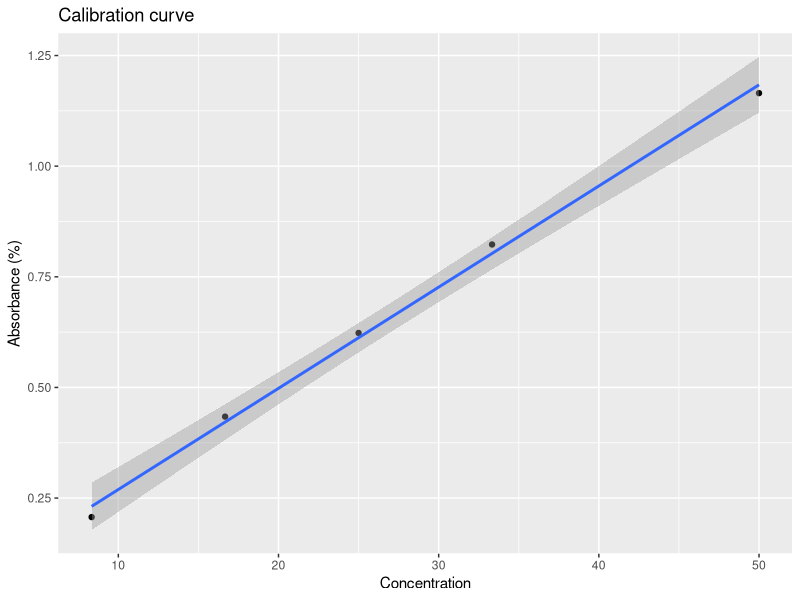
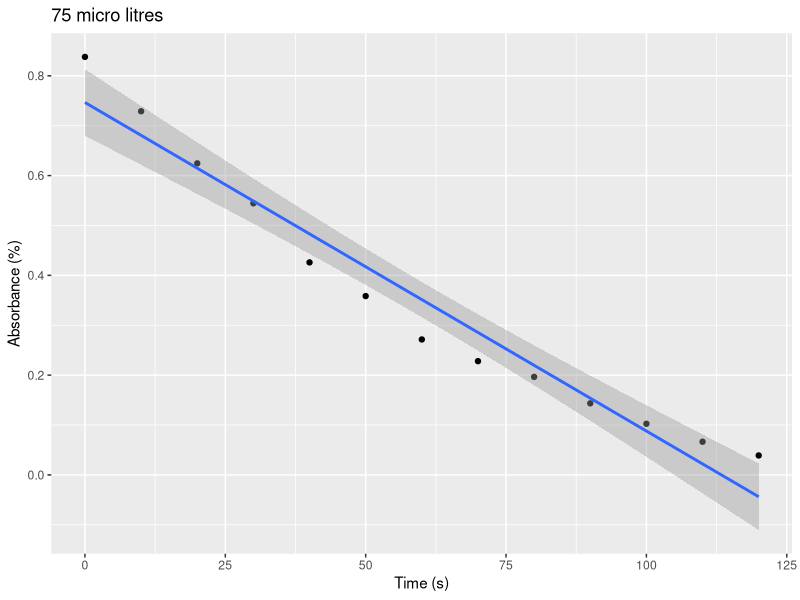
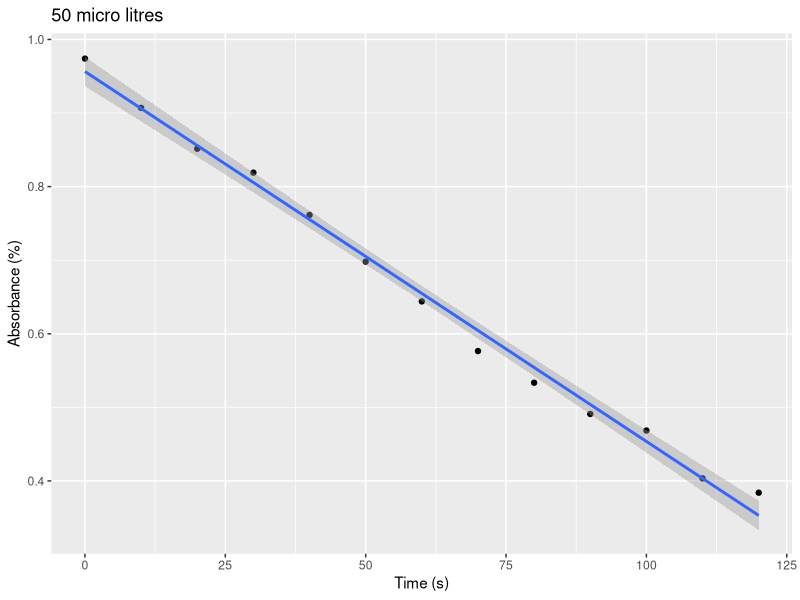
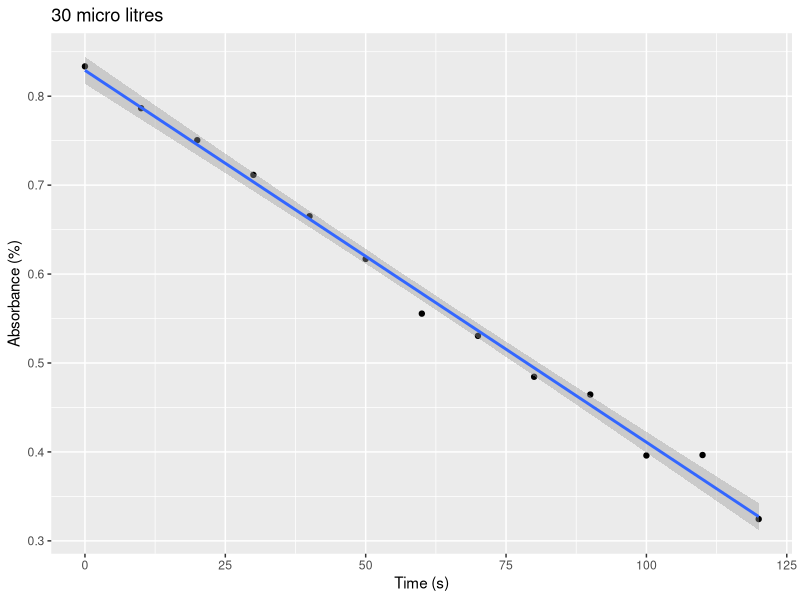
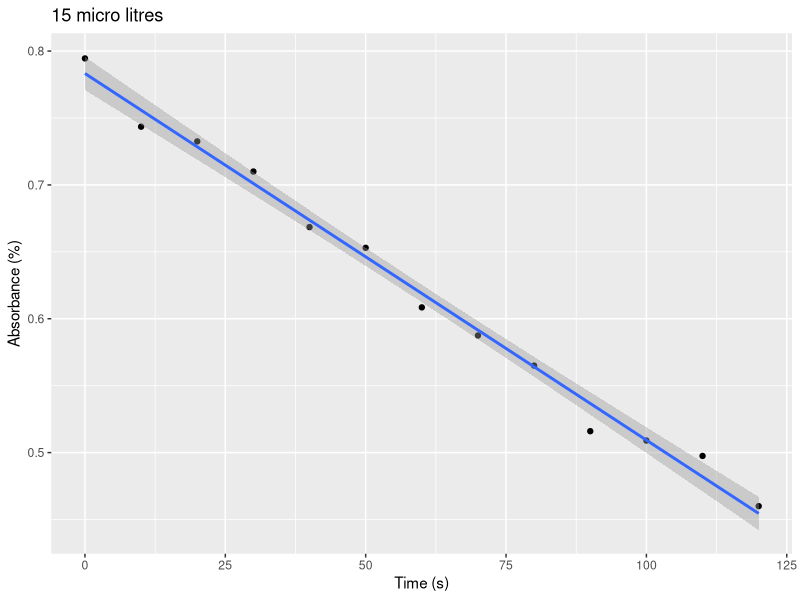
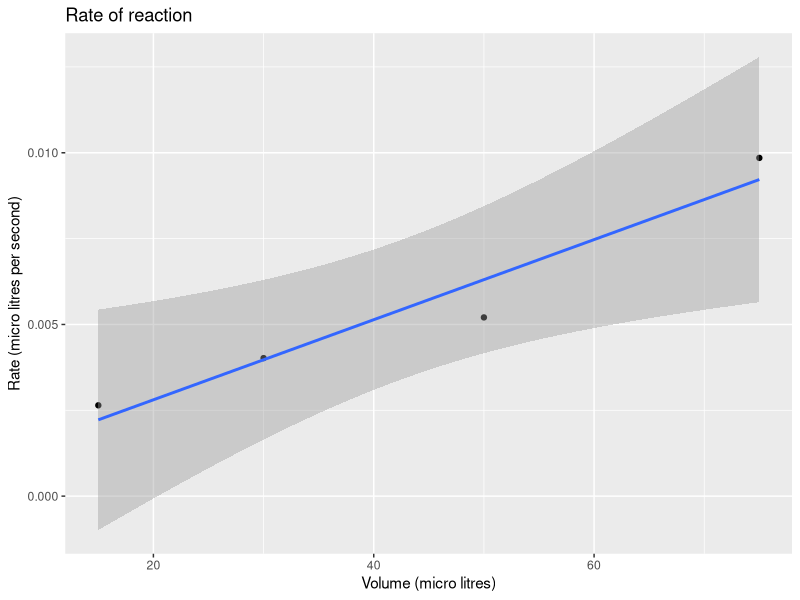
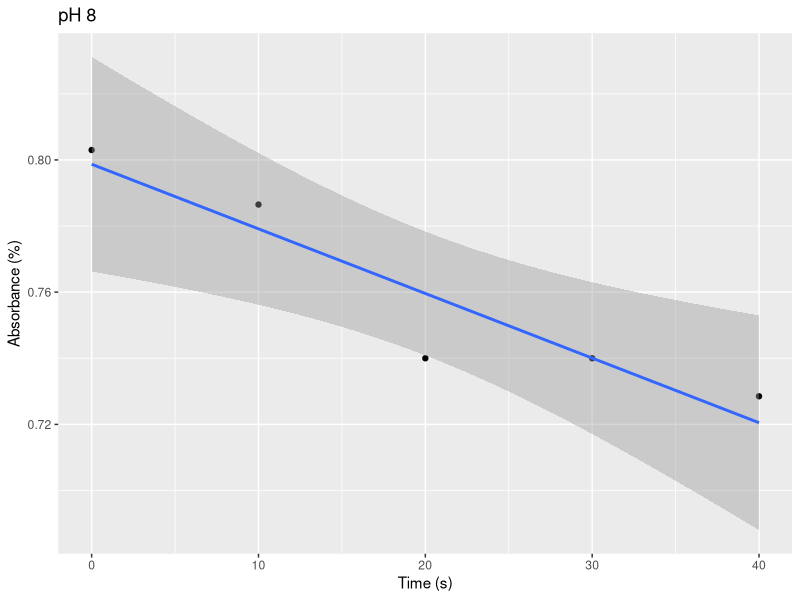
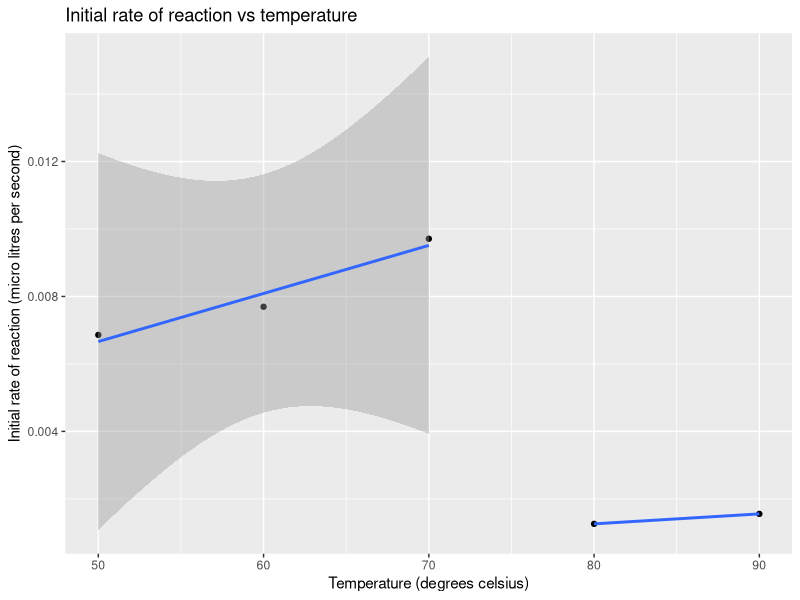

R code for these plots, in order: (Note: this script raises an error after producing the figures.)
## ---- chunk 1
knitr::opts_chunk$set(echo=FALSE, message=FALSE, warning=FALSE)
## ---- chunk 2
# import library for read_excel
library(readxl)
# import excel file "data.xlsx" into R
data <- read_excel("Book.xlsx")
# sheet "B" as b dataframe with column names
b <- read_excel("Book.xlsx", sheet = "B", col_names = TRUE)

# create concentration with 3 ml final solution from the b$volume vector
b$conc <- b$vol / 3

print(b)
## ---- chunk 3
library(ggplot2)
# from b ggplot2 the vol vs abs 
# add labels x: volume in micro litres, y: absorbance in %
ggplot(b, aes(x = conc, y = abs)) + geom_point() + geom_smooth(method = "lm") + labs(x = "Concentration", y = "Absorbance (%)") + ggtitle("Calibration curve")

#generate linear model of the line vol and abs
model_b <- lm(abs ~ conc, data = b)

# print the gradient and the intercept with the r value
print(paste("The linear model is:", model_b[[1]][[1]], "x +", model_b[[1]][[2]]))
print(paste("The r squared value is:", summary(model_b)$r.squared))
## ---- chunk 4

# sheet "C" as c dataframe with column names
c <- read_excel("Book.xlsx", sheet = "C", col_names = TRUE)
# set 75 be be average of column 75_1 and 75_2, repeat for 50, 30, 15
c$avg_75 <- (c$`75_1` + c$`75_2`) / 2
c$avg_50 <- (c$`50_1` + c$`50_2`) / 2
c$avg_30 <- (c$`30_1` + c$`30_2`) / 2
c$avg_15 <- (c$`15_1` + c$`15_2`) / 2

# generate a table with the average of each concentration vs c$time
c_table <- data.frame(c$time, c$avg_75, c$avg_50, c$avg_30, c$avg_15)
colnames(c_table) <- c("time", "75", "50", "30", "15")
print(c_table)
## ---- chunk 5
# generate an exponential model for each of the averages vs time for the first 30 seconds of the reaction
model_c_75 <- lm(avg_75 ~ time, data = c[c$time <= 30, ])
model_c_50 <- lm(avg_50 ~ time, data = c[c$time <= 30, ])
model_c_30 <- lm(avg_30 ~ time, data = c[c$time <= 30, ])
model_c_15 <- lm(avg_15 ~ time, data = c[c$time <= 30, ])

# plot a graph from dataset c for avg_75 vs time with model of model_c_75
ggplot(c, aes(x = time, y = avg_75)) + geom_point() + geom_smooth(method = "lm", formula = y ~ x) + labs(x = "Time (s)", y = "Absorbance (%)") + ggtitle("75 micro litres")
#print the equation for the initial rate from the model
print(paste("The equation for the initial rate is:", model_c_75[[1]][[1]], "x +", model_c_75[[1]][[2]]))
print(paste("The r squared value is:", summary(model_c_75)$r.squared))

# plot a graph from dataset c for avg_50 with initial rate of reaction starting from 0
ggplot(c, aes(x = time, y = avg_50)) + geom_point() + geom_smooth(method = "lm", formula = y ~ x) + labs(x = "Time (s)", y = "Absorbance (%)") + ggtitle("50 micro litres")
#print the equation for the initial rate from the model
print(paste("The equation for the initial rate is:", model_c_50[[1]][[1]], "x +", model_c_50[[1]][[2]]))
print(paste("The r squared value is:", summary(model_c_50)$r.squared))

# plot a graph from dataset c for avg_30 with initial rate of reaction starting from 0
ggplot(c, aes(x = time, y = avg_30)) + geom_point() + geom_smooth(method = "lm", formula = y ~ x) + labs(x = "Time (s)", y = "Absorbance (%)") + ggtitle("30 micro litres")
#print the equation for the initial rate from the model
print(paste("The equation for the initial rate is:", model_c_30[[1]][[1]], "x +", model_c_30[[1]][[2]]))
print(paste("The r squared value is:", summary(model_c_30)$r.squared))

# plot a graph from dataset c for avg_15 with initial rate of reaction starting from 0
ggplot(c, aes(x = time, y = avg_15)) + geom_point() + geom_smooth(method = "lm", formula = y ~ x) + labs(x = "Time (s)", y = "Absorbance (%)") + ggtitle("15 micro litres")
#print the equation for the initial rate from the model
print(paste("The equation for the initial rate is:", model_c_15[[1]][[1]], "x +", model_c_15[[1]][[2]]))
print(paste("The r squared value is:", summary(model_c_15)$r.squared))
## ---- chunk 6
# generate a table with the initial rate of reaction for each volume without rounding
c_rate_table <- data.frame(c(75, 50, 30, 15), c(model_c_75$coefficients[2], model_c_50$coefficients[2], model_c_30$coefficients[2], model_c_15$coefficients[2]))
colnames(c_rate_table) <- c("volume", "rate")
# make rates positive
c_rate_table$rate <- abs(c_rate_table$rate)
print(c_rate_table)

# plot a graph from dataset c for avg_15 with initial rate of reaction starting from 0
ggplot(c_rate_table, aes(x = volume, y = rate)) + geom_point() + geom_smooth(method = "lm", formula = y ~ x) + labs(x = "Volume (micro litres)", y = "Rate (micro litres per second)") + ggtitle("Rate of reaction")
## ---- chunk 7

# sheet "D" as d dataframe with column names
d <- read_excel("Book.xlsx", sheet = "D", col_names = TRUE)
d$avg_8 <- (d$`8_1` + d$`8_2`) / 2
d$avg_72 <- (d$`7.2_1` + d$`7.2_2`) / 2
d$avg_58 <- (d$`5.8_1` + d$`5.8_2`) / 2


# generate a table with the average of each concentration vs c$time
d_table <- data.frame(d$time, d$avg_8, d$avg_72, d$avg_58)
colnames(d_table) <- c("time", "8", "7.2", "5.8")
print(d_table)
## ---- chunk 8
# generate an exponential model for each of the averages vs time 
model_d_8 <- lm(avg_8 ~ time, data = d)
model_d_72 <- lm(avg_72 ~ time, data = d)
model_d_58 <- lm(avg_58 ~ time, data = d)
# include the 50 value from set c
model_d_64 <- lm(avg_50 ~ time, data = c)

#  generate a table with the initial rate of reaction for each volume
d_rate_table <- data.frame(c(8, 7.2, 5.8, 6.4), c(model_d_8$coefficients[2], model_d_72$coefficients[2], model_d_58$coefficients[2], model_d_64$coefficients[2]))
colnames(d_rate_table) <- c("pH", "rate")
# make rates positive
d_rate_table$rate <- abs(d_rate_table$rate)
print(d_rate_table)

# plot a graph from dataset d for avg_8 vs time with model of model_d_8
ggplot(d, aes(x = time, y = avg_8)) + geom_point() + geom_smooth(method = "lm", formula = y ~ x) + labs(x = "Time (s)", y = "Absorbance (%)") + ggtitle("pH 8")
## ---- chunk 9
# sheet "E" as e dataframe with column names
e <- read_excel("Book.xlsx", sheet = "E", col_names = TRUE)
# temperature in degrees celsius form 50 to 90 
e$avg_50 <- (e$`50_1` + e$`50_2`) / 2
e$avg_60 <- (e$`60_1` + e$`60_2`) / 2
e$avg_70 <- (e$`70_1` + e$`70_2`) / 2
e$avg_80 <- (e$`80_1` + e$`80_2`) / 2
e$avg_90 <- (e$`90_1` + e$`90_2`) / 2

# generate a table with the average of each concentration vs c$time
e_table <- data.frame(e$time, e$avg_50, e$avg_60, e$avg_70, e$avg_80, e$avg_90)
colnames(e_table) <- c("time", "50", "60", "70", "80", "90")
print(e_table)
## ---- chunk 10
# generate an exponential model for each of the averages vs time
model_e_50 <- lm(avg_50 ~ time, data = e)
model_e_60 <- lm(avg_60 ~ time, data = e)
model_e_70 <- lm(avg_70 ~ time, data = e)
model_e_80 <- lm(avg_80 ~ time, data = e)
model_e_90 <- lm(avg_90 ~ time, data = e)

#  generate a table with the initial rate of reaction for each volume
e_rate_table <- data.frame(c(50, 60, 70, 80, 90), c(model_e_50$coefficients[2], model_e_60$coefficients[2], model_e_70$coefficients[2], model_e_80$coefficients[2], model_e_90$coefficients[2]))
colnames(e_rate_table) <- c("temperature", "rate")
# change the rate to be positive
e_rate_table$rate <- abs(e_rate_table$rate)
print(e_rate_table)

# plot a graph from rate_table with the temperature on the x axis and the initial rate of reaction on the y axis
# do a geom_smooth for the 50, 60 and 70 degrees celsius datapoints and a different geom_smooth for the 80 and 90 deg C
ggplot(e_rate_table, aes(x = temperature, y = rate)) + geom_point() + labs(x = "Temperature (degrees celsius)", y = "Initial rate of reaction (micro litres per second)") + ggtitle("Initial rate of reaction vs temperature") + geom_smooth(method = "lm", formula = y ~ x, data = e_rate_table[1:3,]) + geom_smooth(method = "lm", formula = y ~ x, data = e_rate_table[4:5,])
# print the equation for the 50, 60 and 70 degrees celsius datapoints and the r squared value
e_initial_rate_50_70 <- lm(rate ~ temperature, data = e_rate_table[1:3,])
print(e_initial_rate_50_70)
## ---- chunk 11
# sheet "F" as f dataframe with column names
f <- read_excel("Book.xlsx", sheet = "F", col_names = TRUE)
# generate a table with the average of 1 and 2 vs c$time, where 1 is the first dataset and 2 is the second dataset
f_table <- data.frame(f$time, f$`1`, f$`2`)
colnames(f_table) <- c("time", "1", "2")
print(f_table)
## ---- chunk 12
# f_avg is the average of the two datasets
f$avg <- (f$`1` + f$`2`) / 2
# generate an exponential model for the average vs time
model_f <- lm(avg ~ time, data = f)

#  generate a table with the initial rate of reaction for each volume
f_rate_table <- data.frame(c("1", "2"), c(model_f$coefficients[2], 3, model_f$coefficients[2], 3))
colnames(f_rate_table) <- c("lysozyme", "rate")
# change the rate to be positive
f_rate_table$rate <- abs(f_rate_table$rate)
print(f_rate_table)

# plot a graph from dataset f for avg vs time with model of model_f and model for 0, 10 and 20 seconds
ggplot(f, aes(x = time, y = avg)) + geom_point() + geom_smooth(method = "lm", formula = y ~ x) + labs(x = "Time (s)", y = "Absorbance (%)") + ggtitle("Change in absorbance over time for saliva Lysozyme")

model_f_13 <- lm(avg ~ time, data = f[1:3,])
#print the linear model for 1:3 and the r squared value
print(paste("linear model using first three values: y = ", model_f_13$coefficients[2], "x + ", model_f_13$coefficients[1]))
## ---- chunk 13
# sheet "G" as g dataframe with column names
g <- read_excel("Book.xlsx", sheet = "G", col_names = TRUE)
## ---- chunk 14
knitr::include_graphics("./sds.png")
## ---- chunk 15
knitr::include_graphics("./dtt.png")
